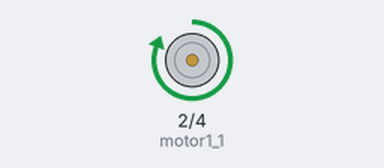
Recording of a sketch running on a simulated Arduino Uno, built with avr-gcc and run on an emulated ATmega328P. Parts: motor-driver pin pairs drawn as motors (green arrow = first pin HIGH = forward, orange = second pin HIGH = backward, longer = more drive, scaled by the enable pin).

Above: at 1.0 s.
At 2.5 s:
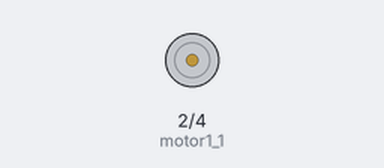
At 4.0 s:
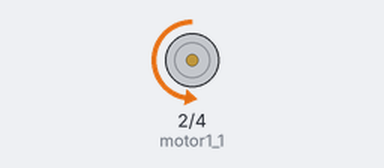
Timing chart, 0 to 7.8 s (numbered marks = the images above):
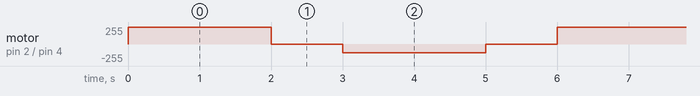

Measured:
- by itself, motor on pin 2 (motor1_1) / pin 4 (motor1_2): repeats every 6.0 s: stopped 1.0 s, backward 128/255 2.0 s, stopped 1.0 s, forward 255/255 2.0 s

The sketch:

dc_motor.ino
```cpp
#define motor1EnablePin 9
#define motor1_1        2
#define motor1_2        4

void setup()
{
  pinMode(motor1_1, OUTPUT);
  pinMode(motor1_2, OUTPUT);
  analogWrite(motor1EnablePin, 0);
}

void loop()
{
  digitalWrite(motor1_1, HIGH);
  digitalWrite(motor1_2, LOW);
  analogWrite(motor1EnablePin, 1023);
  delay(2000);
  analogWrite(motor1EnablePin, 50);
  analogWrite(motor1EnablePin, 0);
  delay(1000);

  digitalWrite(motor1_1, LOW);
  digitalWrite(motor1_2, HIGH);
  analogWrite(motor1EnablePin, 128);
  delay(2000);
  analogWrite(motor1EnablePin, 50);
  analogWrite(motor1EnablePin, 0);
  delay(1000);
}
```
